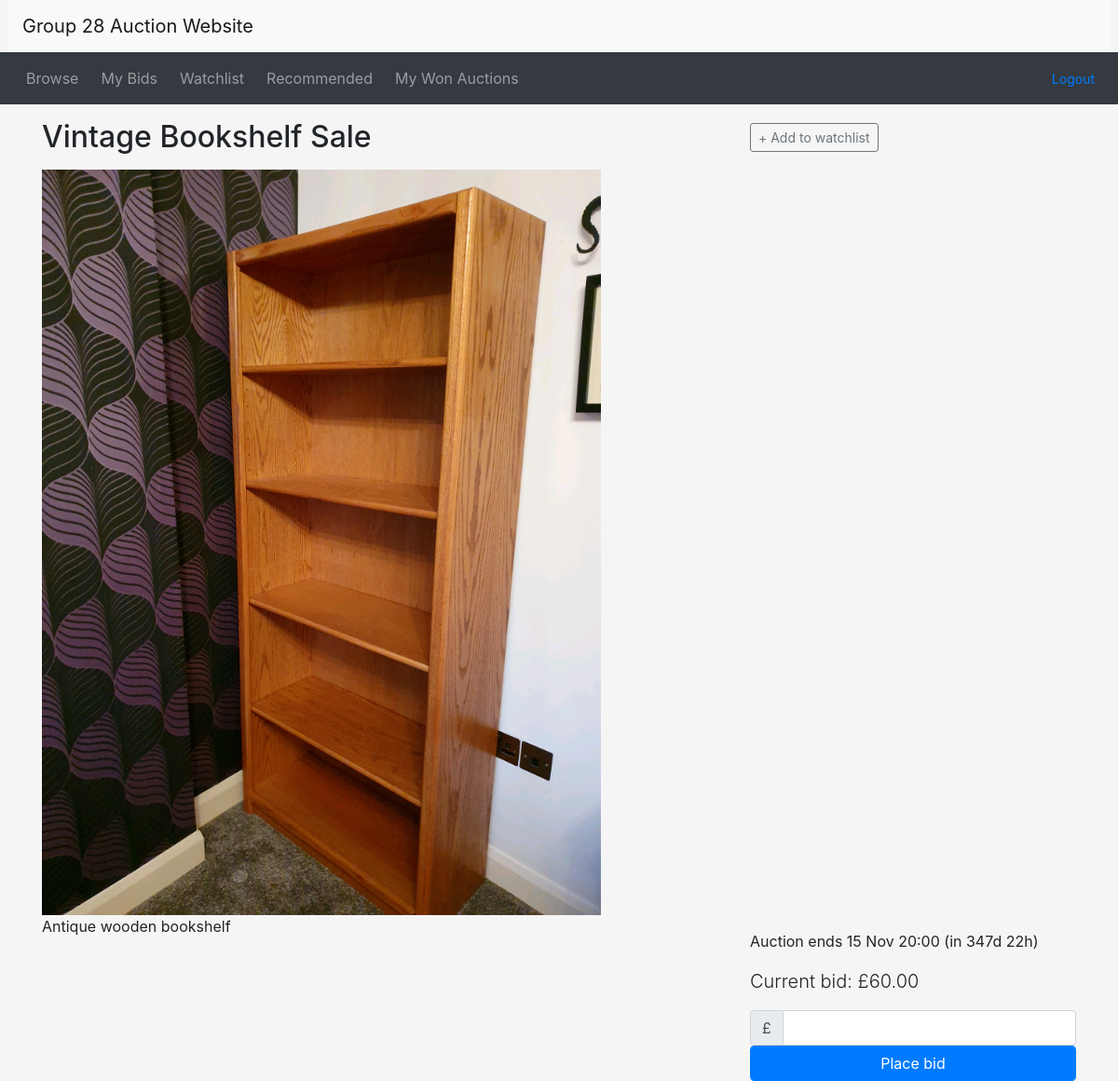
Page /listing.php?item_id=2 (signed in) on the committed database.
### tables this page shows
CREATE TABLE Auction (
    auction_id INT(11) AUTO_INCREMENT PRIMARY KEY,
    item_id INT(11),
    user_id INT(11),
    start_time DATETIME NOT NULL,
    end_time DATETIME NOT NULL,  
    auction_title VARCHAR(255),
    reserve_price FLOAT(2),
    starting_price FLOAT(2),
    FOREIGN KEY (item_id) REFERENCES Item(item_id),
    FOREIGN KEY (user_id) REFERENCES Users(user_id) ON DELETE CASCADE
);

CREATE TABLE Item (
    item_id INT(11) AUTO_INCREMENT PRIMARY KEY,
    name VARCHAR(255) NOT NULL,
    description VARCHAR(511),
    category ENUM('Electronics', 'Fashion', 'Home', 'Books', 'Other') NOT NULL,
    colour ENUM('Red', 'Orange', 'Yellow', 'Green', 'Blue', 'Purple', 'Pink', 'White', 'Grey', 'Black', 'Brown', 'Other'),
    `condition` ENUM('Great', 'Good', 'Okay', 'Poor'),
    photo VARCHAR(255)  
);

### database.php (called while the page is built, shortened)
<?php
function db_query($connection, $query)
{
  $result = mysqli_query($connection, $query);
  return $result;
}
function db_fetch_single($result)
{
  return mysqli_fetch_assoc($result);
}
function db_num_rows($result)
{
  return mysqli_num_rows($result);
}

### utilities.php (called while the page is built, shortened)
<?php
function display_time_remaining($interval) {
    if ($interval->days == 0 && $interval->h == 0) {
      $time_remaining = $interval->format('%im %Ss');
    }
    else if ($interval->days == 0) {
      $time_remaining = $interval->format('%hh %im');
    }
    else {
      $time_remaining = $interval->format('%ad %hh');
    }
  return $time_remaining;
}
?>

### listing.php (the view, shortened to what this page needs)
<?php include_once("header.php") ?>
<?php require("utilities.php") ?>
<?php require("database.php") ?>
<?php
$has_session = isset($_SESSION['logged_in']) && $_SESSION['logged_in'];
$user_id = $_SESSION['user_id'];
$account_type = $_SESSION['account_type'];
$item_id = $_GET['item_id'] ?? null;
$connection = db_connect();
$item_query = "SELECT auction.auction_title,
                        auction.start_time,
                        auction.end_time,
                        item.name,
                        item.description,
                        item.photo
  FROM auction
  INNER JOIN item ON auction.item_id = item.item_id
  WHERE auction.auction_id = '$item_id'";
$item_result = db_query($connection, $item_query);
$item = db_fetch_single($item_result);
$title = $item['auction_title'];
$description = $item['description'];
$end_time = new DateTime($item['end_time']);
$bid_query = "SELECT b.price AS current_price, u.user_id, u.first_name, u.last_name, COUNT(*) AS num_bids
              FROM Bids b
              INNER JOIN Users u ON b.user_id = u.user_id
              WHERE b.auction_id = '$item_id'
              AND b.price = (SELECT MAX(price) FROM Bids WHERE auction_id = '$item_id')
              GROUP BY b.price, u.user_id, u.first_name, u.last_name";
$bid_result = db_query($connection, $bid_query);
$bid_data = db_fetch_single($bid_result);
if ($bid_data) {
  $current_price = $bid_data['current_price'] ?: '0.00';
  $current_winner = $bid_data['first_name'] . ' ' . $bid_data['last_name'];
} else {
  $current_price = '0.00';
  $current_winner = 'None';
  $num_bids = 0;
}
$watching = false;
if ($has_session) {
  $watchlist_query = "SELECT 1
                        FROM Watchlist
                        WHERE user_id = '$user_id' AND
                              item_id = $item_id";
  $watchlist_result = db_query($connection, $watchlist_query);
  $watching = db_num_rows($watchlist_result) > 0;
}
$now = new DateTime();
if ($now < $end_time) {
  $time_to_end = date_diff($now, $end_time);
  $time_remaining = ' (in ' . display_time_remaining($time_to_end) . ')';
}
?>
<div class="container">
  <div class="row">
    <div class="col-sm-8">
      <h2 class="my-3"><?php echo ($title); ?></h2>
    </div>
    <div class="col-sm-4 align-self-center">
      <?php
      if ($now < $end_time && $account_type == '1') :
      ?>
        <div id="watch_nowatch" <?php if ($has_session && $watching) echo ('style="display: none"'); ?>>
          <button type="button" class="btn btn-outline-secondary btn-sm" data-userid="<?php echo $user_id; ?>" data-itemid="<?php echo $item_id; ?>" onclick="addToWatchlist()">+ Add to watchlist</button>
        </div>
      <?php endif  ?>
    </div>
  </div>
  <div class="row">
    <div class="col-sm-8">
      <?php if (!empty($item['photo'])) : ?>
        <img src="<?php echo $item['photo']; ?>" alt="Item Image" class="img-fluid">
      <?php endif; ?>
    </div>
  </div>
  <div class="row">
    <div class="col-sm-8">
      <div class="itemDescription">
        <?php echo ($description); ?>
      </div>
    </div>
    <div class="col-sm-4">
      <p>
    <?php if ($now > $end_time) : ?>
        <p>This auction ended <?php echo htmlspecialchars($end_time->format('j M H:i')); ?></p>
        <?php
            echo "<p>The winning bid was $" . number_format($current_price, 2) . " " . $current_winner . "</p>";
        ?>
    <?php else : ?>
      <?php if ($account_type == '1') : ?>
        <p>Auction ends <?php echo date_format($end_time, 'j M H:i') . $time_remaining ?></p>
        <p class="lead">Current bid: £<?php echo number_format($current_price, 2) ?></p>
        <form method="POST" action="place_bid.php">
            <div class="input-group">
                <div class="input-group-prepend">
                    <span class="input-group-text">£</span>
                </div>
                <input type="number" class="form-control" id="bid" name="bid">
            </div>
            <button type="submit" class="btn btn-primary form-control">Place bid</button>
        </form>
        <?php endif ?>
    <?php endif ?>
    </div>
  </div>
  <?php include_once("footer.php") ?>

### css/custom.css (style rules this page uses)
body { background-color: #f5f5f5; }

### rows in the picture
auction: auction_title "Vintage Bookshelf Sale", item.photo (picture), item.description "Antique wooden bookshelf", end_time "15 Nov 20:00", end_time "(in 347d 22h)"

### other values in the picture
$current_price "60.00"
